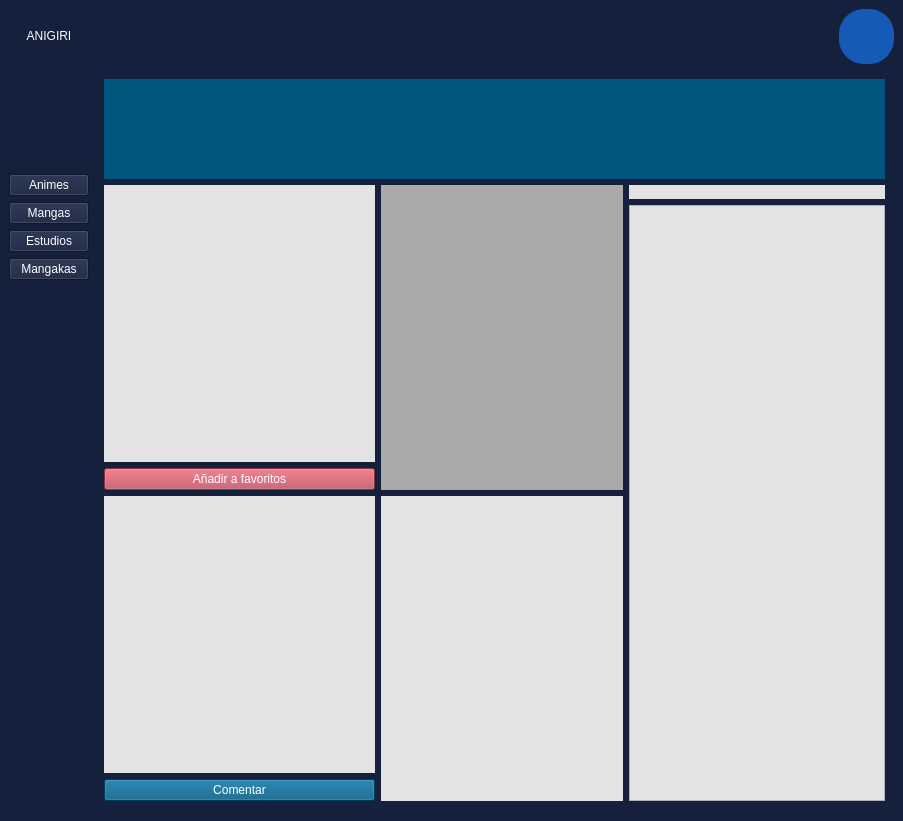
<?xml version="1.0" encoding="UTF-8"?>
<ui version="4.0">
 <class>MainWindow</class>
 <widget class="QMainWindow" name="MainWindow">
  <property name="geometry">
   <rect>
    <x>0</x>
    <y>0</y>
    <width>903</width>
    <height>821</height>
   </rect>
  </property>
  <property name="minimumSize">
   <size>
    <width>903</width>
    <height>821</height>
   </size>
  </property>
  <property name="maximumSize">
   <size>
    <width>903</width>
    <height>821</height>
   </size>
  </property>
  <property name="windowTitle">
   <string>MainWindow</string>
  </property>
  <property name="styleSheet">
   <string notr="true">background-color: rgb(21, 32, 60);</string>
  </property>
  <widget class="QWidget" name="centralwidget">
   <layout class="QGridLayout" name="gridLayout">
    <item row="17" column="1">
     <spacer name="verticalSpacer_5">
      <property name="orientation">
       <enum>Qt::Orientation::Vertical</enum>
      </property>
      <property name="sizeHint" stdset="0">
       <size>
        <width>20</width>
        <height>40</height>
       </size>
      </property>
     </spacer>
    </item>
    <item row="18" column="1">
     <spacer name="verticalSpacer_4">
      <property name="orientation">
       <enum>Qt::Orientation::Vertical</enum>
      </property>
      <property name="sizeHint" stdset="0">
       <size>
        <width>20</width>
        <height>40</height>
       </size>
      </property>
     </spacer>
    </item>
    <item row="0" column="3">
     <spacer name="horizontalSpacer">
      <property name="orientation">
       <enum>Qt::Orientation::Horizontal</enum>
      </property>
      <property name="sizeHint" stdset="0">
       <size>
        <width>40</width>
        <height>20</height>
       </size>
      </property>
     </spacer>
    </item>
    <item row="19" column="1">
     <spacer name="verticalSpacer_3">
      <property name="orientation">
       <enum>Qt::Orientation::Vertical</enum>
      </property>
      <property name="sizeHint" stdset="0">
       <size>
        <width>20</width>
        <height>40</height>
       </size>
      </property>
     </spacer>
    </item>
    <item row="16" column="1">
     <spacer name="verticalSpacer_6">
      <property name="orientation">
       <enum>Qt::Orientation::Vertical</enum>
      </property>
      <property name="sizeHint" stdset="0">
       <size>
        <width>20</width>
        <height>40</height>
       </size>
      </property>
     </spacer>
    </item>
    <item row="3" column="1">
     <spacer name="verticalSpacer">
      <property name="orientation">
       <enum>Qt::Orientation::Vertical</enum>
      </property>
      <property name="sizeHint" stdset="0">
       <size>
        <width>20</width>
        <height>40</height>
       </size>
      </property>
     </spacer>
    </item>
    <item row="6" column="1">
     <widget class="QPushButton" name="mangaButton">
      <property name="styleSheet">
       <string notr="true">color: rgb(255, 255, 255);</string>
      </property>
      <property name="text">
       <string>Mangas</string>
      </property>
     </widget>
    </item>
    <item row="5" column="1">
     <widget class="QPushButton" name="animeButton">
      <property name="styleSheet">
       <string notr="true">color: rgb(255, 255, 255);</string>
      </property>
      <property name="text">
       <string>Animes</string>
      </property>
     </widget>
    </item>
    <item row="3" column="2" rowspan="18" colspan="3">
     <layout class="QGridLayout" name="gridLayout_3">
      <item row="0" column="0">
       <widget class="QWidget" name="widget" native="true">
        <property name="styleSheet">
         <string notr="true"/>
        </property>
        <layout class="QGridLayout" name="gridLayout_2" columnstretch="0,0,0">
         <item row="1" column="0">
          <layout class="QGridLayout" name="gridLayout_5">
           <item row="0" column="0">
            <widget class="QLabel" name="synopsis">
             <property name="styleSheet">
              <string notr="true">background-color:rgb(227, 227, 227);
color: rgb(0, 0, 0);
font: 14pt &quot;Segoe UI Symbol&quot;;</string>
             </property>
             <property name="text">
              <string/>
             </property>
             <property name="wordWrap">
              <bool>true</bool>
             </property>
            </widget>
           </item>
           <item row="1" column="0">
            <widget class="QPushButton" name="favoriteButton">
             <property name="styleSheet">
              <string notr="true">background-color:rgb(185, 70, 87);
color: rgb(255, 255, 255);
font: 14pt &quot;Segoe UI Symbol&quot;;</string>
             </property>
             <property name="text">
              <string>Añadir a favoritos</string>
             </property>
            </widget>
           </item>
          </layout>
         </item>
         <item row="1" column="1">
          <widget class="QLabel" name="placeholderimage">
           <property name="minimumSize">
            <size>
             <width>242</width>
             <height>305</height>
            </size>
           </property>
           <property name="maximumSize">
            <size>
             <width>242</width>
             <height>305</height>
            </size>
           </property>
           <property name="styleSheet">
            <string notr="true">background-color: rgb(170, 170, 170);</string>
           </property>
           <property name="text">
            <string/>
           </property>
          </widget>
         </item>
         <item row="2" column="0">
          <layout class="QGridLayout" name="gridLayout_4">
           <item row="1" column="0">
            <widget class="QPushButton" name="commentButton">
             <property name="styleSheet">
              <string notr="true">background-color: rgb(0, 85, 127);
color: rgb(255, 255, 255);
font: 14pt &quot;Segoe UI Symbol&quot;;</string>
             </property>
             <property name="text">
              <string>Comentar</string>
             </property>
            </widget>
           </item>
           <item row="0" column="0">
            <widget class="QLabel" name="comments">
             <property name="styleSheet">
              <string notr="true">background-color:rgb(227, 227, 227);
color: rgb(0, 0, 0);
font: 14pt &quot;Segoe UI Symbol&quot;;</string>
             </property>
             <property name="text">
              <string/>
             </property>
             <property name="wordWrap">
              <bool>true</bool>
             </property>
            </widget>
           </item>
          </layout>
         </item>
         <item row="2" column="1">
          <widget class="QLabel" name="descripcion">
           <property name="sizePolicy">
            <sizepolicy hsizetype="Ignored" vsizetype="Ignored">
             <horstretch>0</horstretch>
             <verstretch>0</verstretch>
            </sizepolicy>
           </property>
           <property name="minimumSize">
            <size>
             <width>242</width>
             <height>305</height>
            </size>
           </property>
           <property name="maximumSize">
            <size>
             <width>242</width>
             <height>305</height>
            </size>
           </property>
           <property name="styleSheet">
            <string notr="true">background-color:rgb(227, 227, 227);
color: rgb(0, 0, 0);
font: 14pt &quot;Segoe UI Symbol&quot;;</string>
           </property>
           <property name="text">
            <string>&lt;html&gt;&lt;head/&gt;&lt;body&gt;&lt;p align=&quot;justify&quot;&gt;&lt;br/&gt;&lt;/p&gt;&lt;/body&gt;&lt;/html&gt;</string>
           </property>
           <property name="alignment">
            <set>Qt::AlignmentFlag::AlignLeading|Qt::AlignmentFlag::AlignLeft|Qt::AlignmentFlag::AlignTop</set>
           </property>
           <property name="wordWrap">
            <bool>true</bool>
           </property>
           <property name="margin">
            <number>10</number>
           </property>
          </widget>
         </item>
         <item row="0" column="0" colspan="3">
          <widget class="QLabel" name="title">
           <property name="minimumSize">
            <size>
             <width>0</width>
             <height>0</height>
            </size>
           </property>
           <property name="maximumSize">
            <size>
             <width>903</width>
             <height>100</height>
            </size>
           </property>
           <property name="styleSheet">
            <string notr="true">background-color: rgb(0, 85, 127);
font: 700 26pt &quot;Trebuchet MS&quot;;</string>
           </property>
           <property name="text">
            <string>&lt;html&gt;&lt;head/&gt;&lt;body&gt;&lt;p align=&quot;center&quot;&gt;&lt;br/&gt;&lt;/p&gt;&lt;/body&gt;&lt;/html&gt;</string>
           </property>
           <property name="wordWrap">
            <bool>true</bool>
           </property>
          </widget>
         </item>
         <item row="1" column="2" rowspan="2">
          <layout class="QGridLayout" name="gridLayout_6">
           <item row="0" column="0">
            <widget class="QLabel" name="rankingLabel">
             <property name="sizePolicy">
              <sizepolicy hsizetype="Minimum" vsizetype="Preferred">
               <horstretch>0</horstretch>
               <verstretch>0</verstretch>
              </sizepolicy>
             </property>
             <property name="styleSheet">
              <string notr="true">background-color:rgb(227, 227, 227);
color: rgb(0, 0, 0);
font: 14pt &quot;Segoe UI Symbol&quot;;</string>
             </property>
             <property name="text">
              <string/>
             </property>
            </widget>
           </item>
           <item row="1" column="0">
            <widget class="QListWidget" name="ranking">
             <property name="sizePolicy">
              <sizepolicy hsizetype="Fixed" vsizetype="Expanding">
               <horstretch>0</horstretch>
               <verstretch>0</verstretch>
              </sizepolicy>
             </property>
             <property name="styleSheet">
              <string notr="true">background-color:rgb(227, 227, 227);
color: rgb(0, 0, 0);
font: 14pt &quot;Segoe UI Symbol&quot;;</string>
             </property>
            </widget>
           </item>
          </layout>
         </item>
        </layout>
       </widget>
      </item>
     </layout>
    </item>
    <item row="20" column="1">
     <spacer name="verticalSpacer_2">
      <property name="orientation">
       <enum>Qt::Orientation::Vertical</enum>
      </property>
      <property name="sizeHint" stdset="0">
       <size>
        <width>20</width>
        <height>40</height>
       </size>
      </property>
     </spacer>
    </item>
    <item row="1" column="3">
     <spacer name="horizontalSpacer_2">
      <property name="orientation">
       <enum>Qt::Orientation::Horizontal</enum>
      </property>
      <property name="sizeHint" stdset="0">
       <size>
        <width>40</width>
        <height>20</height>
       </size>
      </property>
     </spacer>
    </item>
    <item row="0" column="4" rowspan="2">
     <widget class="QPushButton" name="userButton">
      <property name="minimumSize">
       <size>
        <width>55</width>
        <height>55</height>
       </size>
      </property>
      <property name="styleSheet">
       <string notr="true">QPushButton {
    border-radius: 25px; 
    background-color: rgb(20, 90, 182); 
    color: white; 
    border: none; 
    font-size: 14px;
}</string>
      </property>
      <property name="text">
       <string/>
      </property>
      <property name="icon">
       <iconset theme="QIcon::ThemeIcon::UserAvailable"/>
      </property>
      <property name="iconSize">
       <size>
        <width>30</width>
        <height>30</height>
       </size>
      </property>
     </widget>
    </item>
    <item row="8" column="1">
     <widget class="QPushButton" name="mangakaButton">
      <property name="styleSheet">
       <string notr="true">color: rgb(255, 255, 255);</string>
      </property>
      <property name="text">
       <string>Mangakas</string>
      </property>
     </widget>
    </item>
    <item row="7" column="1">
     <widget class="QPushButton" name="estudioButton">
      <property name="styleSheet">
       <string notr="true">color: rgb(255, 255, 255);</string>
      </property>
      <property name="text">
       <string>Estudios</string>
      </property>
     </widget>
    </item>
    <item row="0" column="1" rowspan="2">
     <widget class="QPushButton" name="homeButton">
      <property name="styleSheet">
       <string notr="true">QPushButton {
    background: transparent; 
    border: none;
    color: white; 
	font: 24pt &quot;Pinky Show&quot;;
}

QPushButton:hover {
    background: transparent; 
}</string>
      </property>
      <property name="text">
       <string>ANIGIRI</string>
      </property>
     </widget>
    </item>
   </layout>
  </widget>
 </widget>
 <resources/>
 <connections/>
</ui>
